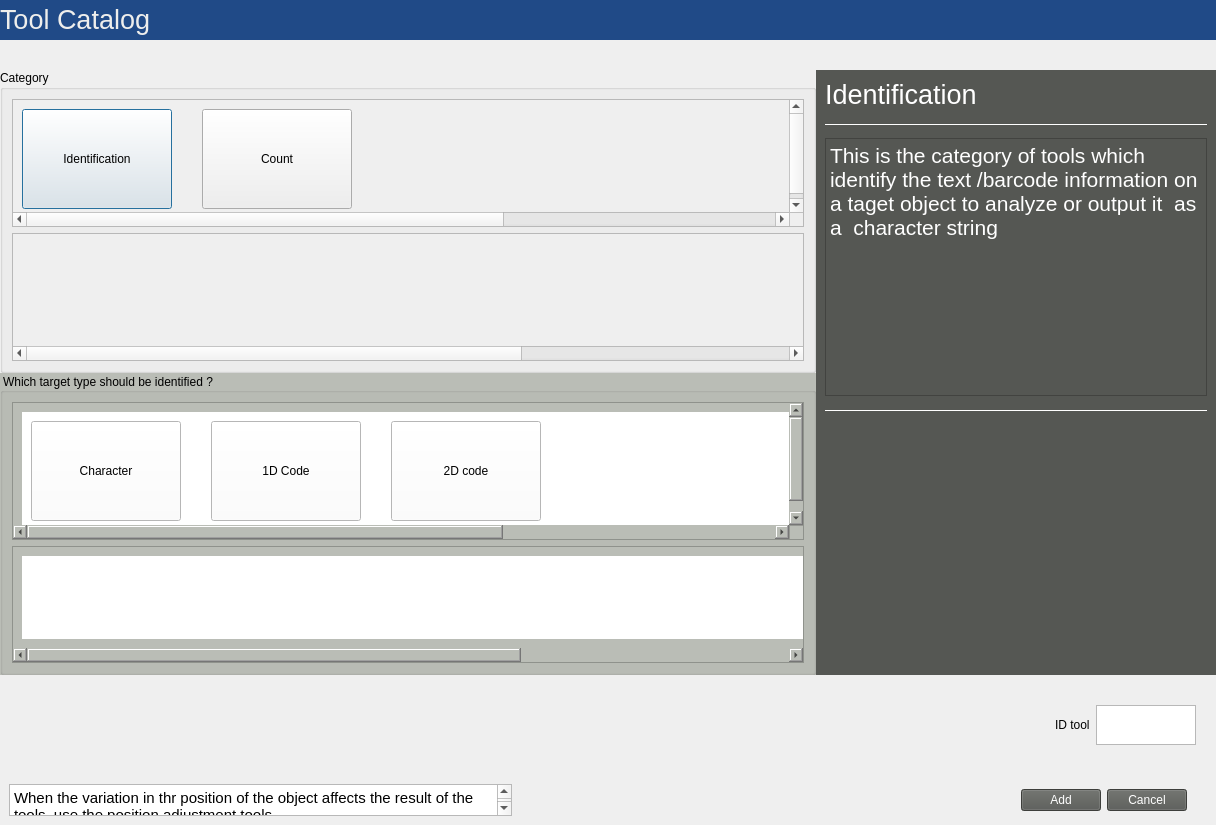
<?xml version="1.0" encoding="UTF-8"?>
<ui version="4.0">
 <class>Class_DlogAddTool</class>
 <widget class="QDialog" name="Class_DlogAddTool">
  <property name="geometry">
   <rect>
    <x>0</x>
    <y>0</y>
    <width>1216</width>
    <height>825</height>
   </rect>
  </property>
  <property name="windowTitle">
   <string>Dialog</string>
  </property>
  <layout class="QVBoxLayout" name="verticalLayout_2">
   <property name="leftMargin">
    <number>0</number>
   </property>
   <property name="topMargin">
    <number>0</number>
   </property>
   <property name="rightMargin">
    <number>0</number>
   </property>
   <property name="bottomMargin">
    <number>0</number>
   </property>
   <item>
    <layout class="QVBoxLayout" name="verticalLayout">
     <property name="spacing">
      <number>30</number>
     </property>
     <property name="topMargin">
      <number>0</number>
     </property>
     <property name="bottomMargin">
      <number>0</number>
     </property>
     <item>
      <widget class="QFrame" name="verticalFrame">
       <property name="minimumSize">
        <size>
         <width>0</width>
         <height>40</height>
        </size>
       </property>
       <layout class="QVBoxLayout" name="verticalLayout_11">
        <property name="spacing">
         <number>0</number>
        </property>
        <property name="leftMargin">
         <number>0</number>
        </property>
        <property name="topMargin">
         <number>0</number>
        </property>
        <property name="rightMargin">
         <number>0</number>
        </property>
        <property name="bottomMargin">
         <number>0</number>
        </property>
        <item>
         <widget class="QLabel" name="label">
          <property name="styleSheet">
           <string notr="true">background-color: rgb(32, 74, 135);
color: rgb(238, 238, 236);</string>
          </property>
          <property name="text">
           <string>&lt;html&gt;&lt;head/&gt;&lt;body&gt;&lt;p&gt;&lt;span style=&quot; font-size:20pt;&quot;&gt;Tool Catalog&lt;/span&gt;&lt;/p&gt;&lt;/body&gt;&lt;/html&gt;</string>
          </property>
         </widget>
        </item>
       </layout>
      </widget>
     </item>
     <item>
      <layout class="QHBoxLayout" name="horizontalLayout">
       <property name="spacing">
        <number>0</number>
       </property>
       <property name="rightMargin">
        <number>0</number>
       </property>
       <item>
        <layout class="QVBoxLayout" name="verticalLayout_4">
         <property name="spacing">
          <number>0</number>
         </property>
         <property name="topMargin">
          <number>0</number>
         </property>
         <property name="bottomMargin">
          <number>0</number>
         </property>
         <item>
          <layout class="QVBoxLayout" name="verticalLayout_7">
           <property name="spacing">
            <number>0</number>
           </property>
           <item>
            <widget class="QGroupBox" name="groupBox">
             <property name="title">
              <string>Category</string>
             </property>
             <layout class="QVBoxLayout" name="verticalLayout_9">
              <item>
               <layout class="QVBoxLayout" name="verticalLayout_8">
                <property name="topMargin">
                 <number>0</number>
                </property>
                <item>
                 <layout class="QVBoxLayout" name="verticalLayout_12">
                  <item>
                   <widget class="QScrollArea" name="scrollArea">
                    <property name="maximumSize">
                     <size>
                      <width>16777215</width>
                      <height>2000</height>
                     </size>
                    </property>
                    <property name="widgetResizable">
                     <bool>true</bool>
                    </property>
                    <widget class="QWidget" name="scrollAreaWidgetContents_3">
                     <property name="geometry">
                      <rect>
                       <x>0</x>
                       <y>-9</y>
                       <width>1218</width>
                       <height>118</height>
                      </rect>
                     </property>
                     <layout class="QVBoxLayout" name="verticalLayout_18">
                      <item>
                       <widget class="QFrame" name="horizontalFrame_3">
                        <property name="minimumSize">
                         <size>
                          <width>1200</width>
                          <height>0</height>
                         </size>
                        </property>
                        <property name="maximumSize">
                         <size>
                          <width>16777215</width>
                          <height>200</height>
                         </size>
                        </property>
                        <layout class="QHBoxLayout" name="horizontalLayout_6">
                         <property name="spacing">
                          <number>30</number>
                         </property>
                         <property name="leftMargin">
                          <number>0</number>
                         </property>
                         <property name="topMargin">
                          <number>0</number>
                         </property>
                         <property name="rightMargin">
                          <number>0</number>
                         </property>
                         <property name="bottomMargin">
                          <number>0</number>
                         </property>
                         <item alignment="Qt::AlignHCenter">
                          <widget class="QPushButton" name="btn_Idetification_AddTool">
                           <property name="sizePolicy">
                            <sizepolicy hsizetype="Maximum" vsizetype="Fixed">
                             <horstretch>0</horstretch>
                             <verstretch>0</verstretch>
                            </sizepolicy>
                           </property>
                           <property name="minimumSize">
                            <size>
                             <width>150</width>
                             <height>100</height>
                            </size>
                           </property>
                           <property name="maximumSize">
                            <size>
                             <width>16777215</width>
                             <height>16777215</height>
                            </size>
                           </property>
                           <property name="text">
                            <string>Identification</string>
                           </property>
                          </widget>
                         </item>
                         <item>
                          <widget class="QPushButton" name="btn_count_AddTool">
                           <property name="minimumSize">
                            <size>
                             <width>150</width>
                             <height>100</height>
                            </size>
                           </property>
                           <property name="text">
                            <string>Count</string>
                           </property>
                          </widget>
                         </item>
                         <item>
                          <spacer name="horizontalSpacer_3">
                           <property name="orientation">
                            <enum>Qt::Horizontal</enum>
                           </property>
                           <property name="sizeHint" stdset="0">
                            <size>
                             <width>40</width>
                             <height>20</height>
                            </size>
                           </property>
                          </spacer>
                         </item>
                        </layout>
                       </widget>
                      </item>
                     </layout>
                    </widget>
                   </widget>
                  </item>
                 </layout>
                </item>
                <item>
                 <layout class="QVBoxLayout" name="verticalLayout_10">
                  <item>
                   <widget class="QScrollArea" name="scrollArea_2">
                    <property name="widgetResizable">
                     <bool>true</bool>
                    </property>
                    <widget class="QWidget" name="scrollAreaWidgetContents_4">
                     <property name="geometry">
                      <rect>
                       <x>-60</x>
                       <y>0</y>
                       <width>1218</width>
                       <height>105</height>
                      </rect>
                     </property>
                     <layout class="QVBoxLayout" name="verticalLayout_20">
                      <item>
                       <widget class="QFrame" name="horizontalFrame_3">
                        <property name="minimumSize">
                         <size>
                          <width>1200</width>
                          <height>0</height>
                         </size>
                        </property>
                        <property name="maximumSize">
                         <size>
                          <width>16777215</width>
                          <height>200</height>
                         </size>
                        </property>
                        <layout class="QHBoxLayout" name="horizontalLayout_7"/>
                       </widget>
                      </item>
                     </layout>
                    </widget>
                   </widget>
                  </item>
                 </layout>
                </item>
               </layout>
              </item>
             </layout>
            </widget>
           </item>
          </layout>
         </item>
         <item>
          <layout class="QVBoxLayout" name="verticalLayout_6">
           <item>
            <widget class="QGroupBox" name="groupBox_2">
             <property name="styleSheet">
              <string notr="true">background-color: rgb(186, 189, 182);</string>
             </property>
             <property name="title">
              <string>Which target type should be identified ?</string>
             </property>
             <layout class="QVBoxLayout" name="verticalLayout_14">
              <item>
               <layout class="QVBoxLayout" name="verticalLayout_13">
                <property name="topMargin">
                 <number>0</number>
                </property>
                <item>
                 <layout class="QVBoxLayout" name="verticalLayout_16">
                  <item>
                   <widget class="QScrollArea" name="scrollArea_4">
                    <property name="widgetResizable">
                     <bool>true</bool>
                    </property>
                    <widget class="QWidget" name="scrollAreaWidgetContents_6">
                     <property name="geometry">
                      <rect>
                       <x>0</x>
                       <y>-14</y>
                       <width>1218</width>
                       <height>136</height>
                      </rect>
                     </property>
                     <layout class="QHBoxLayout" name="horizontalLayout_8">
                      <item>
                       <widget class="QFrame" name="frame_defind1_AddTool">
                        <property name="minimumSize">
                         <size>
                          <width>1200</width>
                          <height>0</height>
                         </size>
                        </property>
                        <property name="maximumSize">
                         <size>
                          <width>16777215</width>
                          <height>200</height>
                         </size>
                        </property>
                        <property name="styleSheet">
                         <string notr="true">background-color: rgb(255, 255, 255);</string>
                        </property>
                        <layout class="QHBoxLayout" name="horizontalLayout_5">
                         <property name="spacing">
                          <number>30</number>
                         </property>
                         <item>
                          <widget class="QPushButton" name="btn_Character_AddTool">
                           <property name="minimumSize">
                            <size>
                             <width>150</width>
                             <height>100</height>
                            </size>
                           </property>
                           <property name="text">
                            <string>Character</string>
                           </property>
                          </widget>
                         </item>
                         <item>
                          <widget class="QPushButton" name="btn_1Dcode_AddTool">
                           <property name="minimumSize">
                            <size>
                             <width>150</width>
                             <height>100</height>
                            </size>
                           </property>
                           <property name="text">
                            <string>1D Code</string>
                           </property>
                          </widget>
                         </item>
                         <item>
                          <widget class="QPushButton" name="btn_2Dcode_AddTool">
                           <property name="minimumSize">
                            <size>
                             <width>150</width>
                             <height>100</height>
                            </size>
                           </property>
                           <property name="text">
                            <string>2D code</string>
                           </property>
                          </widget>
                         </item>
                         <item>
                          <spacer name="horizontalSpacer_4">
                           <property name="orientation">
                            <enum>Qt::Horizontal</enum>
                           </property>
                           <property name="sizeHint" stdset="0">
                            <size>
                             <width>40</width>
                             <height>20</height>
                            </size>
                           </property>
                          </spacer>
                         </item>
                        </layout>
                       </widget>
                      </item>
                     </layout>
                    </widget>
                   </widget>
                  </item>
                 </layout>
                </item>
                <item>
                 <layout class="QVBoxLayout" name="verticalLayout_15">
                  <item>
                   <widget class="QScrollArea" name="scrollArea_3">
                    <property name="widgetResizable">
                     <bool>true</bool>
                    </property>
                    <widget class="QWidget" name="scrollAreaWidgetContents_5">
                     <property name="geometry">
                      <rect>
                       <x>-440</x>
                       <y>0</y>
                       <width>1218</width>
                       <height>87</height>
                      </rect>
                     </property>
                     <layout class="QHBoxLayout" name="horizontalLayout_10">
                      <item>
                       <widget class="QFrame" name="frame_defind2_AddTool">
                        <property name="minimumSize">
                         <size>
                          <width>1200</width>
                          <height>0</height>
                         </size>
                        </property>
                        <property name="maximumSize">
                         <size>
                          <width>16777215</width>
                          <height>200</height>
                         </size>
                        </property>
                        <property name="styleSheet">
                         <string notr="true">background-color: rgb(255, 255, 255);</string>
                        </property>
                        <layout class="QHBoxLayout" name="horizontalLayout_9"/>
                       </widget>
                      </item>
                     </layout>
                    </widget>
                   </widget>
                  </item>
                 </layout>
                </item>
               </layout>
              </item>
             </layout>
            </widget>
           </item>
          </layout>
         </item>
        </layout>
       </item>
       <item>
        <widget class="QFrame" name="verticalFrame_4">
         <property name="minimumSize">
          <size>
           <width>300</width>
           <height>0</height>
          </size>
         </property>
         <property name="maximumSize">
          <size>
           <width>400</width>
           <height>16777215</height>
          </size>
         </property>
         <property name="styleSheet">
          <string notr="true">background-color: rgb(85, 87, 83);
color: rgb(255, 255, 255);</string>
         </property>
         <layout class="QVBoxLayout" name="verticalLayout_5">
          <property name="bottomMargin">
           <number>0</number>
          </property>
          <item>
           <layout class="QVBoxLayout" name="verticalLayout_17">
            <item>
             <widget class="QLabel" name="label_4">
              <property name="styleSheet">
               <string notr="true">color: rgb(255, 255, 255);</string>
              </property>
              <property name="text">
               <string>&lt;html&gt;&lt;head/&gt;&lt;body&gt;&lt;p&gt;&lt;span style=&quot; font-size:20pt;&quot;&gt;Identification&lt;/span&gt;&lt;/p&gt;&lt;/body&gt;&lt;/html&gt;</string>
              </property>
             </widget>
            </item>
           </layout>
          </item>
          <item>
           <widget class="QLabel" name="label_5">
            <property name="frameShape">
             <enum>QFrame::HLine</enum>
            </property>
            <property name="frameShadow">
             <enum>QFrame::Plain</enum>
            </property>
            <property name="text">
             <string/>
            </property>
           </widget>
          </item>
          <item>
           <layout class="QVBoxLayout" name="verticalLayout_19">
            <item>
             <widget class="QTextBrowser" name="txtb_defind_AddTool">
              <property name="html">
               <string>&lt;!DOCTYPE HTML PUBLIC &quot;-//W3C//DTD HTML 4.0//EN&quot; &quot;http://www.w3.org/TR/REC-html40/strict.dtd&quot;&gt;
&lt;html&gt;&lt;head&gt;&lt;meta name=&quot;qrichtext&quot; content=&quot;1&quot; /&gt;&lt;style type=&quot;text/css&quot;&gt;
p, li { white-space: pre-wrap; }
&lt;/style&gt;&lt;/head&gt;&lt;body style=&quot; font-family:'Ubuntu'; font-size:11pt; font-weight:400; font-style:normal;&quot;&gt;
&lt;p style=&quot; margin-top:0px; margin-bottom:0px; margin-left:0px; margin-right:0px; -qt-block-indent:0; text-indent:0px;&quot;&gt;&lt;span style=&quot; font-size:16pt;&quot;&gt;This is the category of tools which identify the text /barcode information on a taget object to analyze or output it  as a  character string&lt;/span&gt;&lt;/p&gt;&lt;/body&gt;&lt;/html&gt;</string>
              </property>
             </widget>
            </item>
           </layout>
          </item>
          <item>
           <layout class="QVBoxLayout" name="verticalLayout_21">
            <item>
             <widget class="QLabel" name="label_6">
              <property name="frameShape">
               <enum>QFrame::HLine</enum>
              </property>
              <property name="text">
               <string/>
              </property>
             </widget>
            </item>
           </layout>
          </item>
          <item>
           <spacer name="verticalSpacer">
            <property name="orientation">
             <enum>Qt::Vertical</enum>
            </property>
            <property name="sizeType">
             <enum>QSizePolicy::Expanding</enum>
            </property>
            <property name="sizeHint" stdset="0">
             <size>
              <width>20</width>
              <height>40</height>
             </size>
            </property>
           </spacer>
          </item>
         </layout>
        </widget>
       </item>
      </layout>
     </item>
     <item>
      <widget class="QWidget" name="horizontalWidget_2" native="true">
       <property name="maximumSize">
        <size>
         <width>16777215</width>
         <height>40</height>
        </size>
       </property>
       <layout class="QHBoxLayout" name="horizontalLayout_2">
        <property name="leftMargin">
         <number>0</number>
        </property>
        <property name="topMargin">
         <number>0</number>
        </property>
        <property name="rightMargin">
         <number>20</number>
        </property>
        <property name="bottomMargin">
         <number>0</number>
        </property>
        <item>
         <spacer name="horizontalSpacer_2">
          <property name="orientation">
           <enum>Qt::Horizontal</enum>
          </property>
          <property name="sizeHint" stdset="0">
           <size>
            <width>40</width>
            <height>20</height>
           </size>
          </property>
         </spacer>
        </item>
        <item>
         <widget class="QLabel" name="label_3">
          <property name="text">
           <string>ID tool</string>
          </property>
         </widget>
        </item>
        <item>
         <widget class="QTextEdit" name="tedit_IDTool_AddTool">
          <property name="maximumSize">
           <size>
            <width>100</width>
            <height>16777215</height>
           </size>
          </property>
         </widget>
        </item>
       </layout>
      </widget>
     </item>
     <item>
      <widget class="QFrame" name="horizontalFrame_3">
       <property name="minimumSize">
        <size>
         <width>0</width>
         <height>0</height>
        </size>
       </property>
       <property name="maximumSize">
        <size>
         <width>16777215</width>
         <height>50</height>
        </size>
       </property>
       <layout class="QHBoxLayout" name="horizontalLayout_3">
        <item>
         <layout class="QHBoxLayout" name="horizontalLayout_4">
          <property name="rightMargin">
           <number>20</number>
          </property>
          <item>
           <layout class="QVBoxLayout" name="verticalLayout_3">
            <item>
             <widget class="QTextBrowser" name="txtb_noteTool_AddTool">
              <property name="html">
               <string>&lt;!DOCTYPE HTML PUBLIC &quot;-//W3C//DTD HTML 4.0//EN&quot; &quot;http://www.w3.org/TR/REC-html40/strict.dtd&quot;&gt;
&lt;html&gt;&lt;head&gt;&lt;meta name=&quot;qrichtext&quot; content=&quot;1&quot; /&gt;&lt;style type=&quot;text/css&quot;&gt;
p, li { white-space: pre-wrap; }
&lt;/style&gt;&lt;/head&gt;&lt;body style=&quot; font-family:'Ubuntu'; font-size:11pt; font-weight:400; font-style:normal;&quot;&gt;
&lt;p style=&quot; margin-top:0px; margin-bottom:0px; margin-left:0px; margin-right:0px; -qt-block-indent:0; text-indent:0px;&quot;&gt;When the variation in thr position of the object affects the result of the tools ,use the position adjustment tools&lt;/p&gt;
&lt;p style=&quot;-qt-paragraph-type:empty; margin-top:0px; margin-bottom:0px; margin-left:0px; margin-right:0px; -qt-block-indent:0; text-indent:0px;&quot;&gt;&lt;br /&gt;&lt;/p&gt;&lt;/body&gt;&lt;/html&gt;</string>
              </property>
             </widget>
            </item>
           </layout>
          </item>
          <item>
           <spacer name="horizontalSpacer">
            <property name="orientation">
             <enum>Qt::Horizontal</enum>
            </property>
            <property name="sizeType">
             <enum>QSizePolicy::Expanding</enum>
            </property>
            <property name="sizeHint" stdset="0">
             <size>
              <width>40</width>
              <height>20</height>
             </size>
            </property>
           </spacer>
          </item>
          <item>
           <widget class="QPushButton" name="btn_Add_AddTool">
            <property name="styleSheet">
             <string notr="true">color: rgb(255, 255, 255);
background-color: rgb(85, 87, 83);</string>
            </property>
            <property name="text">
             <string>Add</string>
            </property>
           </widget>
          </item>
          <item>
           <widget class="QPushButton" name="btn_Cancel_AddTool">
            <property name="styleSheet">
             <string notr="true">background-color: rgb(85, 87, 83);
color: rgb(255, 255, 255);</string>
            </property>
            <property name="text">
             <string>Cancel</string>
            </property>
           </widget>
          </item>
         </layout>
        </item>
       </layout>
      </widget>
     </item>
    </layout>
   </item>
  </layout>
 </widget>
 <resources/>
 <connections/>
</ui>
